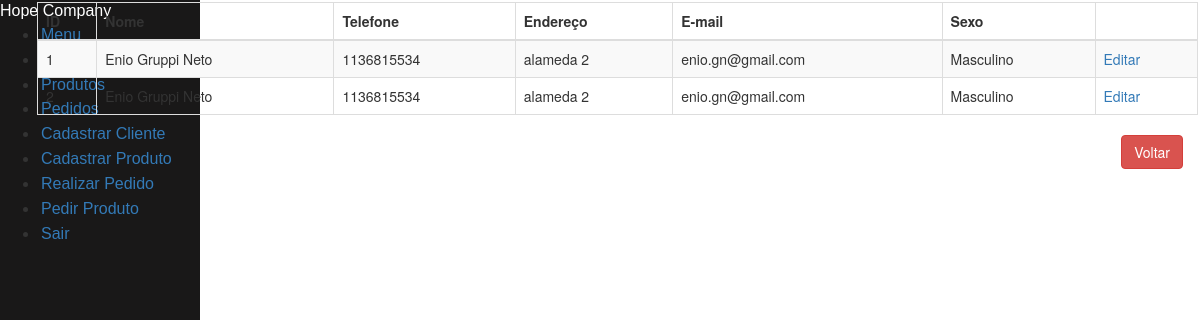
The page /cliente/ on the database as committed earlier.
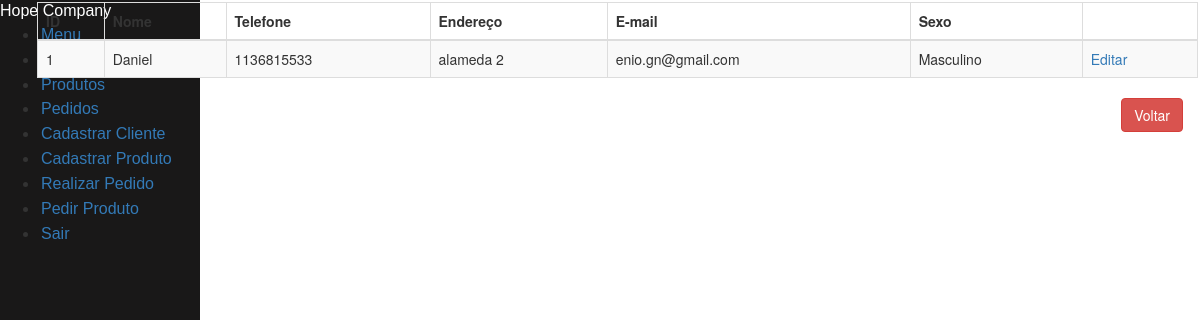
The same page on the database as committed later.
### tables this page shows
CREATE TABLE cliente (
    id_cliente INTEGER PRIMARY KEY AUTOINCREMENT,
    nome VARCHAR(50) NOT NULL,
    sexo VARCHAR(1) NOT NULL,
    telefone CHAR(11) NULL,
    endereco CHAR(100) NULL,
    email CHAR(100) NULL
);

### clientes.py (the view)
@app.route("/cliente/")
def listar_clientes_api():
    return render_template("lista_clientes.html", clientes = listar_clientes())

### clientes.py (called while the page is built)
def row_to_dict(description, row):
    if row == None:
        return None
    d = {}
    for i in range(0, len(row)):
        d[description[i][0]] = row[i]
    return d

def rows_to_dict(description, rows):
    result = []
    for row in rows:
        result.append(row_to_dict(description, row))
    return result

def conectar():
    return sqlite3.connect('clientes.db')

def listar_clientes():
    with closing(conectar()) as con, closing(con.cursor()) as cur:
        cur.execute("SELECT id_cliente, nome, sexo, telefone, endereco, email FROM cliente ORDER BY id_cliente")
        return rows_to_dict(cur.description, cur.fetchall())

### templates/lista_clientes.html (shortened to what this page needs)
{% extends "menu.html" %}
{% block content %}
    <div class="table-responsive" id="sailorTableArea">
        <table id="sailorTable" class="table table-striped table-bordered" width="100%">
            <thead>
                <tr>
                    <th>ID</th>
                    <th>Nome</th>
                    <th>Telefone</th>
                    <th>Endereço</th>
                    <th>E-mail</th>
                    <th>Sexo</th>
                    <th>&nbsp;</th>
                </tr>
            </thead>
            <tbody>
                {% for cliente in clientes %}
                <tr>
                    <td>{{cliente['id_cliente']}}</td>
                    <td>{{cliente['nome']}}</td>
                    <td>{{cliente['telefone']}}</td>
                    <td>{{cliente['endereco']}}</td>
                    <td>{{cliente['email']}}</td>
                    <td>{% if cliente['sexo'] == 'M' %}Masculino{% else %}Feminino{% endif %}</td>
                    <td><a href="/cliente/{{cliente['id_cliente']}}" class="botao">Editar</a></td>
                </tr>
                {% endfor %}
            </tbody>
        </table>
    </div>
    <div class="form-group">
        <label class="col-md-4 control-label" for="btnsalvar"></label>
        <div class="col-md-8 text-right">
            <a id="btncancelar" name="btncancelar" class="btn btn-danger" href="/menu">Voltar</a>
        </div>
    </div>
{% endblock %}

### templates/menu.html (shortened to what this page needs)
<!DOCTYPE html>
<html>
<head>
  {% block head%}
  <link href="//maxcdn.bootstrapcdn.com/bootstrap/3.3.0/css/bootstrap.min.css" rel="stylesheet" id="bootstrap-css">
  <link rel="stylesheet" href="https://unpkg.com/purecss@2.0.3/build/pure-min.css">
{% endblock %}
<header>
    {% block navbar %}
    <div class="pure-menu custom-restricted-width">
        <span class="pure-menu-heading">Hope Company</span>
        <ul class="pure-menu-list">
            <li class="pure-menu-item">
                <a href="/menu/" class="pure-menu-link">Menu</a>
            </li>
            <li class="pure-menu-item">
                <a href="/cliente" class="pure-menu-link">Clientes</a>
            </li>
            <li class="pure-menu-item">
                <a href="/produto" class="pure-menu-link">Produtos</a>
            </li>
            <li class="pure-menu-item">
                <a href="/pedido" class="pure-menu-link">Pedidos</a>
            </li>
            <li class="pure-menu-item">
                <a href="/cliente/novo" class="pure-menu-link">Cadastrar Cliente</a>
            </li>
            <li class="pure-menu-item">
                <a href="/produto/novo" class="pure-menu-link">Cadastrar Produto</a>
            </li>
            <li class="pure-menu-item">
                <a href="/pedido/novo" class="pure-menu-link">Realizar Pedido</a>
            </li>
            <li class="pure-menu-item">
                <a href="/produto/pedido" class="pure-menu-link">Pedir Produto</a>
            </li>
            <li class="pure-menu-item">
                <a href="/" class="pure-menu-link">Sair</a>
            </li>
        </ul>
    </div>
</header>
{% endblock %}
<body>
    {% block body%}
        <aside>
            {% block content%}
            {% endblock %}
        </aside>
    {% endblock %}
</body>
</html>

### templates/menu.html (style rules this page uses)
.custom-restricted-width { display: inline-block; background-color: #191818; width: 200px; }
.pure-menu-heading { font-family: Arial, Helvetica, sans-serif; font-size: 12pt; color: white; }
.pure-menu-link { font-family: Arial, Helvetica, sans-serif; font-size: 12pt; }
.pure-menu { height: 100%; position: fixed; }
.pure-menu-item { padding: 1px; }
aside { position: relative; float: right; top: 0; left: 0; width: 1165px; padding: 2px; }

Rows that differ between the two databases and show on the page:
removed cliente: id_cliente "2", nome "Enio Gruppi Neto", telefone "1136815534", endereco "alameda 2", email "enio.gn@gmail.com", sexo "Masculino"
changed cliente "alameda 2": nome "Enio Gruppi Neto" → "Daniel"; telefone "1136815534" → "1136815533"
